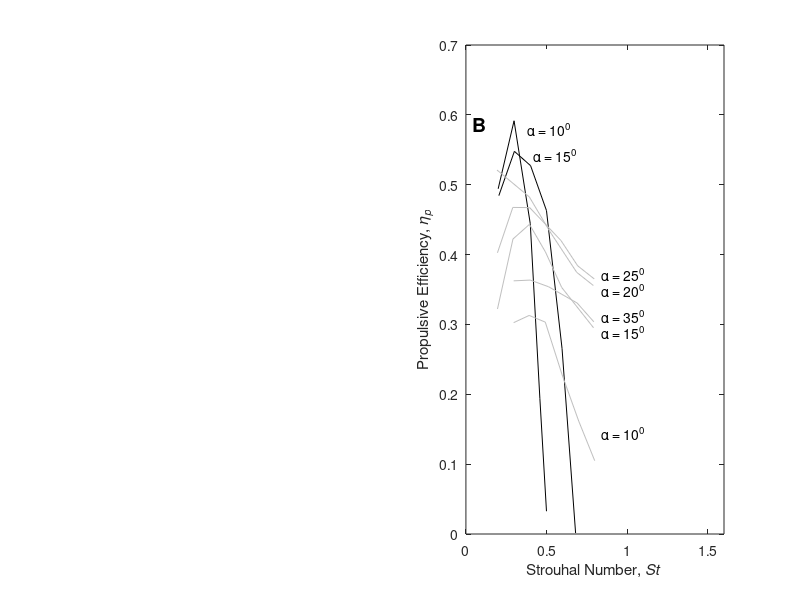

Recreate this plot in MATLAB. (Note: this script raises an error after producing the figure.)
% plotHoverFig6: plot data from Hover fog 6 for harmonic and sawtooth

load('Hover2004_Fig6')

figure(6); 
subplot(122); hold on; box on
h = plot(a10_harmonic(:,1),a10_harmonic(:,2),a15_harmonic(:,1),a15_harmonic(:,2));
set(h,'color','k');
h = plot(a10_sawtooth(:,1),a10_sawtooth(:,2),a15_sawtooth(:,1),a15_sawtooth(:,2),...
    a20_sawtooth(:,1),a20_sawtooth(:,2),a25_sawtooth(:,1),a25_sawtooth(:,2),...
    a35_sawtooth(:,1),a35_sawtooth(:,2));
set(h,'color',[0.75 0.75 0.75])
xlim([0 1.6])
text(0.42,0.5435,'\alpha = 15^0')
text(0.38,0.58,'\alpha = 10^0')
text(0.8386,0.1447,'\alpha = 10^0')
text(0.8386,0.313,'\alpha = 35^0')
text(0.8386,0.373,'\alpha = 25^0')
text(0.8386,0.35,'\alpha = 20^0')
text(0.8386,0.29,'\alpha = 15^0')

text(0.0386,0.587,'B','FontSize',14,'FontWeight','Bold')
xlabel('Strouhal Number, \itSt '); ylabel('Propulsive Efficiency, \it\eta_p')
adjustfigurefont

%% interpolate points
a10_harmonic_i = interpHover(a10_harmonic);
a15_harmonic_i = interpHover(a15_harmonic);

a10_sawtooth_i = interpHover(a10_sawtooth);
a15_sawtooth_i = interpHover(a15_sawtooth);
a20_sawtooth_i = interpHover(a20_sawtooth);
a25_sawtooth_i = interpHover(a25_sawtooth);
a30_sawtooth_i = interpHover(a30_sawtooth);
a35_sawtooth_i = interpHover(a35_sawtooth);